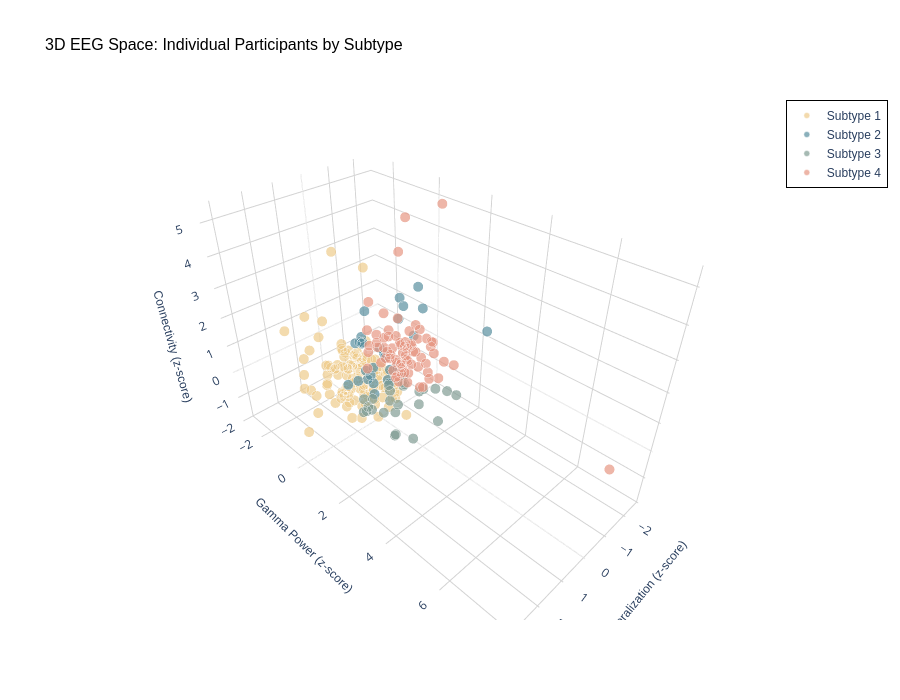

Notebook code cell kept with this figure:
### Markdown cell above
## OPTION 4: Interactive 3D Scatter Plot (Plotly)

**Interactive 3D visualization:**
- True 3D scatter plot showing all participants
- X-axis: Frontal Lateralization
- Y-axis: Gamma Power  
- Z-axis: Connectivity
- Interactive rotation and zoom
- Exported as static image for publication

### Code cell
"""
═══════════════════════════════════════════════════════════════════════════════
FIGURE 4 OPTION 4: INTERACTIVE 3D SCATTER PLOT WITH PLOTLY
═══════════════════════════════════════════════════════════════════════════════
"""

# Import plotly
import plotly.graph_objects as go
import plotly.io as pio

print("="*70)
print("FIGURE 4 OPTION 4: 3D SCATTER PLOT")
print("="*70)

# Prepare data - use normalized measures for better visualization
eeg_3d_viz = normalized_measures[['hc_cluster'] + [f'{var}_z' for var in EEG_VARS]].copy()

# Create color mapping
color_map = {
    0: f'rgb({int(PALETTE_LIST[0][0]*255)}, {int(PALETTE_LIST[0][1]*255)}, {int(PALETTE_LIST[0][2]*255)})',
    1: f'rgb({int(PALETTE_LIST[1][0]*255)}, {int(PALETTE_LIST[1][1]*255)}, {int(PALETTE_LIST[1][2]*255)})',
    2: f'rgb({int(PALETTE_LIST[2][0]*255)}, {int(PALETTE_LIST[2][1]*255)}, {int(PALETTE_LIST[2][2]*255)})',
    3: f'rgb({int(PALETTE_LIST[3][0]*255)}, {int(PALETTE_LIST[3][1]*255)}, {int(PALETTE_LIST[3][2]*255)})'
}

# Create 3D scatter plot
fig_3d = go.Figure()

# Add trace for each subtype
for cluster in range(4):
    cluster_mask = eeg_3d_viz['hc_cluster'] == cluster
    cluster_data = eeg_3d_viz[cluster_mask]
    
    fig_3d.add_trace(go.Scatter3d(
        x=cluster_data['l_index_frontal_z'],
        y=cluster_data['log_gamma_frontal_abs_z'],
        z=cluster_data['log_con_z'],
        mode='markers',
        name=f'Subtype {cluster + 1}',
        marker=dict(
            size=6,
            color=color_map[cluster],
            opacity=0.7,
            line=dict(color='white', width=0.5)
        ),
        text=[f'Subtype {cluster+1}' for _ in range(len(cluster_data))],
        hovertemplate='<b>%{text}</b><br>' +
                      'Lateralization: %{x:.2f}<br>' +
                      'Gamma: %{y:.2f}<br>' +
                      'Connectivity: %{z:.2f}<extra></extra>'
    ))

# Update layout
fig_3d.update_layout(
    title=dict(
        text='3D EEG Space: Individual Participants by Subtype',
        font=dict(size=16, family='Arial', color='black')
    ),
    scene=dict(
        xaxis=dict(
            title='Frontal Lateralization (z-score)',
            titlefont=dict(size=12, family='Arial'),
            gridcolor='lightgray',
            backgroundcolor='white'
        ),
        yaxis=dict(
            title='Gamma Power (z-score)',
            titlefont=dict(size=12, family='Arial'),
            gridcolor='lightgray',
            backgroundcolor='white'
        ),
        zaxis=dict(
            title='Connectivity (z-score)',
            titlefont=dict(size=12, family='Arial'),
            gridcolor='lightgray',
            backgroundcolor='white'
        ),
        bgcolor='white'
    ),
    legend=dict(
        font=dict(size=12, family='Arial'),
        bgcolor='white',
        bordercolor='black',
        borderwidth=1
    ),
    width=900,
    height=700,
    paper_bgcolor='white',
    plot_bgcolor='white'
)

# Show interactive plot
fig_3d.show()

# Save as static image (requires kaleido)
try:
    fig_3d.write_image(str(FIGURE_OUTPUT / 'Figure4_3D_Interactive.png'), 
                       width=900, height=700, scale=3)
    fig_3d.write_image(str(FIGURE_OUTPUT / 'Figure4_3D_Interactive.pdf'), 
                       width=900, height=700)
    print("\n✓ Figure 4 Option 4 (3D Interactive) generated")
    print(f"  Files saved as: Figure4_3D_Interactive.png/.pdf")
    print(f"  Shows {len(eeg_3d_viz)} participants in true 3D space")
except Exception as e:
    print(f"\n⚠ Could not save static image: {e}")
    print("  Install 'kaleido' package to save plotly images: pip install kaleido")
    print("  Interactive plot displayed successfully")

print(f"\n  Participants per subtype:")
for cluster in range(4):
    n = sum(eeg_3d_viz['hc_cluster'] == cluster)
    print(f"    Subtype {cluster+1}: n={n}")

### Figure 1 — Plotly figure (JSON) as saved in the notebook; plotly's stock layout.template omitted (floating-point values rounded to 4 significant figures; data arrays with more than 128 entries replaced by an {"elided": "..."} marker saying what was removed)
{"data": [{"hovertemplate": "<b>%{text}</b><br>Lateralization: %{x:.2f}<br>Gamma: %{y:.2f}<br>Connectivity: %{z:.2f}<extra></extra>", "marker": {"color": "rgb(238, 203, 139)", "line": {"color": "white", "width": 0.5}, "opacity": 0.7, "size": 6}, "mode": "markers", "name": "Subtype 1", "text": {"elided": "131 str values"}, "type": "scatter3d", "x": {"elided": "131 float values"}, "y": {"elided": "131 float values"}, "z": {"elided": "131 float values"}}, {"hovertemplate": "<b>%{text}</b><br>Lateralization: %{x:.2f}<br>Gamma: %{y:.2f}<br>Connectivity: %{z:.2f}<extra></extra>", "marker": {"color": "rgb(89, 143, 159)", "line": {"color": "white", "width": 0.5}, "opacity": 0.7, "size": 6}, "mode": "markers", "name": "Subtype 2", "text": ["Subtype 2", "Subtype 2", "Subtype 2", "Subtype 2", "Subtype 2", "Subtype 2", "Subtype 2", "Subtype 2", "Subtype 2", "Subtype 2", "Subtype 2", "Subtype 2", "Subtype 2", "Subtype 2", "Subtype 2", "Subtype 2", "Subtype 2", "Subtype 2", "Subtype 2", "Subtype 2", "Subtype 2", "Subtype 2", "Subtype 2", "Subtype 2", "Subtype 2", "Subtype 2", "Subtype 2", "Subtype 2", "Subtype 2"], "type": "scatter3d", "x": [0.007316, 1.367, 0.7666, 0.7251, 0.9677, -0.774, 0.09071, 0.1024, 0.7611, 0.2389, -1.392, 0.4445, 0.3639, 0.24, 0.5823, 0.4544, -1.127, 0.6659, -0.4515, -0.04177, 1.048, 0.4009, -0.3375, 0.6276, 0.8176, 1.288, 0.4253, 0.9401, -1.385], "y": [0.9165, 0.199, 0.399, 0.6154, 0.9281, 0.4064, -0.6034, 0.2394, 0.5485, -0.4594, 0.614, 0.8753, 0.8632, 0.8391, -0.113, 0.06056, 0.6869, 0.5716, 0.5249, 1.053, 0.2872, -0.2446, 1.296, 1.051, 0.4033, 0.5994, 1.633, 1.604, 3.184], "z": [0.535, 0.2177, 0.2164, 0.1522, 0.04908, 2.156, 0.7711, 0.9678, 0.433, 1.11, 1.902, 1.106, 0.2194, 0.5257, 1.249, 2.35, 2.785, 0.6815, 1.892, 2.994, 0.2417, 1.047, 1.702, 1.447, 0.5663, 1.871, 0.7901, 0.8041, 2.229]}, {"hovertemplate": "<b>%{text}</b><br>Lateralization: %{x:.2f}<br>Gamma: %{y:.2f}<br>Connectivity: %{z:.2f}<extra></extra>", "marker": {"color": "rgb(129, 157, 148)", "line": {"color": "white", "width": 0.5}, "opacity": 0.7, "size": 6}, "mode": "markers", "name": "Subtype 3", "text": ["Subtype 3", "Subtype 3", "Subtype 3", "Subtype 3", "Subtype 3", "Subtype 3", "Subtype 3", "Subtype 3", "Subtype 3", "Subtype 3", "Subtype 3", "Subtype 3", "Subtype 3", "Subtype 3", "Subtype 3", "Subtype 3", "Subtype 3", "Subtype 3", "Subtype 3", "Subtype 3", "Subtype 3", "Subtype 3", "Subtype 3", "Subtype 3", "Subtype 3"], "type": "scatter3d", "x": [0.1308, 0.7968, -1.183, 0.543, 1.421, -0.5564, 0.9341, -1.319, -0.9059, 0.4351, -0.8264, 0.161, -1.035, -1.051, 0.241, 1.003, -0.5568, 0.3531, -0.4857, 0.7731, -1.243, 1.129, 0.7554, 1.421, -0.4979], "y": [1.699, 1.113, 0.8389, 1.299, 0.9247, 0.6068, 0.7163, 2.172, 0.1088, 1.237, 0.9885, 0.7075, 0.798, 1.516, 1.154, 0.4429, -0.1743, 0.9124, 0.6318, 0.3379, 1.844, 0.6987, 0.5595, 2.339, 2.174], "z": [-1.789, -0.6716, -0.9975, -1.647, -0.3896, -0.5816, -0.7087, -0.5799, -0.9663, -0.7954, -1.348, -0.4018, -1.036, -0.5407, -0.6564, -0.4053, -1.042, -0.5726, -0.5916, -0.9116, -0.558, -0.6573, -0.4705, -0.3793, -1.153]}, {"hovertemplate": "<b>%{text}</b><br>Lateralization: %{x:.2f}<br>Gamma: %{y:.2f}<br>Connectivity: %{z:.2f}<extra></extra>", "marker": {"color": "rgb(230, 150, 130)", "line": {"color": "white", "width": 0.5}, "opacity": 0.7, "size": 6}, "mode": "markers", "name": "Subtype 4", "text": ["Subtype 4", "Subtype 4", "Subtype 4", "Subtype 4", "Subtype 4", "Subtype 4", "Subtype 4", "Subtype 4", "Subtype 4", "Subtype 4", "Subtype 4", "Subtype 4", "Subtype 4", "Subtype 4", "Subtype 4", "Subtype 4", "Subtype 4", "Subtype 4", "Subtype 4", "Subtype 4", "Subtype 4", "Subtype 4", "Subtype 4", "Subtype 4", "Subtype 4", "Subtype 4", "Subtype 4", "Subtype 4", "Subtype 4", "Subtype 4", "Subtype 4", "Subtype 4", "Subtype 4", "Subtype 4", "Subtype 4", "Subtype 4", "Subtype 4", "Subtype 4", "Subtype 4", "Subtype 4", "Subtype 4", "Subtype 4", "Subtype 4", "Subtype 4", "Subtype 4", "Subtype 4", "Subtype 4", "Subtype 4", "Subtype 4", "Subtype 4", "Subtype 4", "Subtype 4", "Subtype 4", "Subtype 4", "Subtype 4", "Subtype 4", "Subtype 4", "Subtype 4", "Subtype 4", "Subtype 4", "Subtype 4", "Subtype 4", "Subtype 4", "Subtype 4", "Subtype 4", "Subtype 4", "Subtype 4", "Subtype 4", "Subtype 4", "Subtype 4", "Subtype 4", "Subtype 4"], "type": "scatter3d", "x": [-1.654, -1.44, -0.9449, -2.109, -0.6058, -0.2125, -0.7022, -0.4466, -1.076, -1.642, -0.8881, -1.49, -0.3858, -1.056, -1.861, -0.1508, -1.395, -2.195, -0.3923, -2.044, -0.6166, -1.71, -0.2336, -1.198, -1.471, -0.944, -0.755, -1.826, -1.145, -0.8187, -0.9729, 0.1633, -1.222, -1.22, -0.5981, -1.437, -1.985, -1.22, -1.212, -0.5861, -2.122, -0.2379, -0.8442, -0.5978, -0.7366, -1.303, -0.6212, -0.7931, -1.586, -1.311, -1.075, -0.6183, -2.523, -1.689, -1.839, -0.6611, -0.3687, -1.798, -0.8526, -1.208, -0.6425, -2.229, -0.7986, -0.1896, -1.365, -1.129, -1.837, -1.223, -0.9631, -1.427, -0.08841, -1.2], "y": [0.5153, 0.2383, -0.7091, 1.321, 0.3969, 0.8422, 1.305, 0.1976, 0.05664, -0.6977, -0.1111, -0.5492, 1.127, -0.856, -0.4104, 0.6474, 0.4703, 0.1767, 0.01541, -0.7031, 0.3969, -0.5663, -0.7393, 0.66, -0.3294, 0.3794, 0.5819, -1.039, 0.05509, -0.6383, -1.587, 1.063, 0.5579, 0.05821, 0.1812, -0.1623, -0.07436, 0.5477, -1.436, -1.276, 0.3969, -0.1331, -1.341, -0.7184, 0.1304, -0.8781, -0.1447, 1.494, -0.0468, -0.08433, -0.658, -1.226, -0.1241, 1.089, 0.619, 0.4555, -0.08244, -0.1532, -0.07007, -0.2832, -0.7766, 0.5178, 0.2145, 0.9185, 0.8625, -0.5778, 1.129, 0.9126, 7.726, -1.087, 1.25, 0.2589], "z": [0.6278, 1.113, -0.4065, -0.2518, 0.08219, 0.5088, -0.3954, -0.1904, -0.675, -0.8846, -0.2612, -0.04964, 0.5561, 1.248, -0.1658, -0.07393, 1.071, -0.1109, 0.4939, 0.1867, -0.2868, -0.04276, 1.021, -1.025, 0.01601, -0.4557, 5.035, 0.6418, -0.01703, 0.1165, -0.3249, 0.3583, -0.2527, 0.226, 0.1468, -0.4846, -0.581, 0.8354, -0.4301, -0.9375, -0.2406, 0.05969, 1.557, 0.3947, -0.8324, -0.5178, 1.114, -0.01435, -0.1216, -0.3274, -0.4425, -0.2484, -0.2016, 5.301, 0.447, 0.5124, 0.9731, -0.2919, 0.828, 0.2945, 0.6474, -1.272, 3.868, 0.4292, -0.3943, -0.02195, -0.07138, 0.05487, 0.3488, 0.07759, 0.08902, 0.5129]}], "layout": {"height": 700, "legend": {"bgcolor": "white", "bordercolor": "black", "borderwidth": 1, "font": {"family": "Arial", "size": 12}}, "paper_bgcolor": "white", "plot_bgcolor": "white", "scene": {"bgcolor": "white", "xaxis": {"backgroundcolor": "white", "gridcolor": "lightgray", "title": {"font": {"family": "Arial", "size": 12}, "text": "Frontal Lateralization (z-score)"}}, "yaxis": {"backgroundcolor": "white", "gridcolor": "lightgray", "title": {"font": {"family": "Arial", "size": 12}, "text": "Gamma Power (z-score)"}}, "zaxis": {"backgroundcolor": "white", "gridcolor": "lightgray", "title": {"font": {"family": "Arial", "size": 12}, "text": "Connectivity (z-score)"}}}, "title": {"font": {"color": "black", "family": "Arial", "size": 16}, "text": "3D EEG Space: Individual Participants by Subtype"}, "width": 900}}
